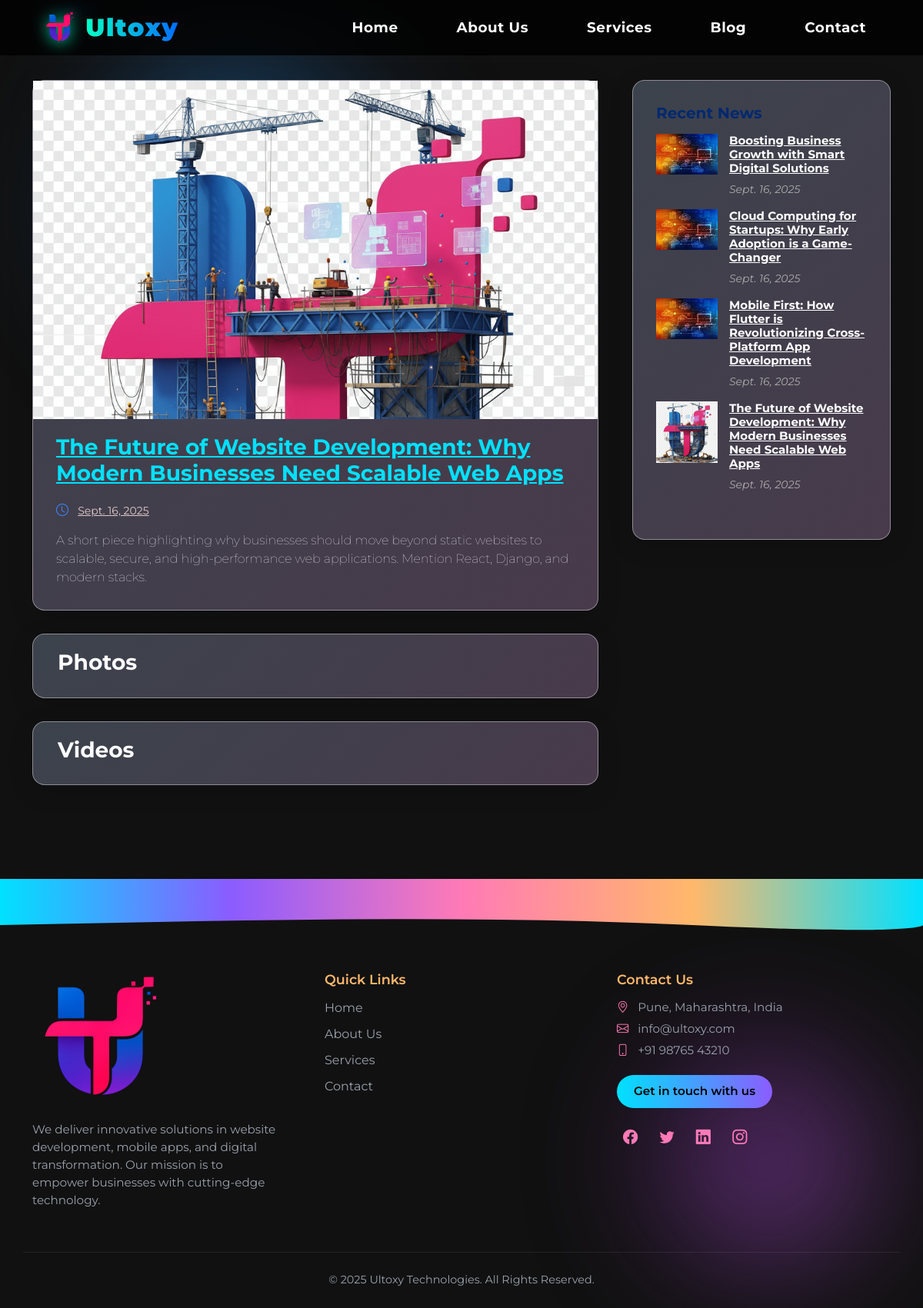
The app's page /blog_details/1 with its own data.
### AdminApp/models.py (models this page shows, shortened)
class BlogPost(models.Model):
    title = models.CharField(max_length=255)
    category = models.CharField(max_length=100)
    date = models.DateField()
    content = models.TextField()  # Will use Summernote for this field
    thumbnail = models.ImageField(upload_to='blog_thumbnails/')
    author_name = models.CharField(max_length=100)
    author_image = models.ImageField(upload_to='author_images/')
    is_active = models.BooleanField(default=True)

### WebApp/views.py (the view, shortened to what this page needs)
# urls.py: path('blog_details/<int:id>', blog_details, name='blog_details'),
def blog_details(request,id):
        latest_news = BlogPost.objects.select_related().order_by('-id')[:10]
        news_details = get_object_or_404(BlogPost, id=id)
        photos_videos = BlogPhotosVideos.objects.filter(blog=news_details)
        video_data=[]
        news_photos=BlogPhotosVideos.objects.filter(image__isnull=False,blog=news_details)
        return render(request, "blog_details.html", {"latest_news":latest_news,"news_details": news_details,"news_photos":news_photos,'video_data': video_data})

### WebApp/templates/blog_details.html (shortened to what this page needs)
{% extends 'website_base.html' %}
{% load static %}
{% block content %}
{% block headlinks %}
<link rel="stylesheet" href="https://cdn.jsdelivr.net/npm/uikit@3.20.8/dist/css/uikit.min.css" />
{% endblock headlinks %}
<main id="main">
    <section class="breadcrumbs">
      <div class="container">
        <ol>
          <li><a href="{% url "index" %}">Home</a></li>
          <li>News Details</li>
        </ol>
      </div>
    </section>
    <section id="blog" class="blog">
      <div class="container " data-aos="fade-up">
        <div class="row">
          <div class="col-lg-8 entries ">
            <article class="entry entry-single ">
              <div class="entry-img">
                <img src="{{news_details.thumbnail.url}}" alt="" loading="lazy" class="img-fluid" style="width: 100%; ">
              </div>
              <h2 class="entry-title">
                <a href="#"  style="color: rgb(0, 225, 255);">{{news_details.title}}</a>
              </h2>
              <div class="entry-meta">
                <div class="row">
                  <div> <i class="bi bi-clock"></i> <a href=""  style="color: rgb(224, 202, 202);"> {{news_details.date}}</a></a></div>
                </div>
              </div>
              <div class="entry-content">
                <span style="font-weight: 100;">
                  {{ news_details.content }}
                </span>
              </div>
            </article>
            <div class="blog-author d-flex align-items-center">
              <div class="container">
                <h3 style="color: white;"><b>Photos</b></h3>
              </div>
            </div>
            <div class="blog-author d-flex align-items-center">
              <div class="container">
                <h3 style="color: white;"><b>Videos</b></h3>
              </div>
            </div>
          </div>
          <div class="col-lg-4">
            <div class="sidebar">
              <h3 class="sidebar-title">Recent News</h3>
              <div class="sidebar-item recent-posts">
                {% for post in latest_news %}
                <div class="post-item clearfix">
                  {% if post.thumbnail %}
                  <img src="{{post.thumbnail.url}} " alt="" loading="lazy">
                  {% endif %}
                  <h4><a href="{% url "blog_details" post.id %}" style="color: white;">{{post.title}}</a></h4>
                  <time datetime="2020-01-01">{{post.date}}</time>
                </div>
                {% endfor %}
              </div>
            </div>
          </div>
        </div>
      </div>
    </section>
  </main>
{% endblock content %}

### static/css/templatemo-3d-coverflow.css (style rules this page uses)
* { margin: 0; padding: 0; box-sizing: border-box; }
html { scroll-behavior: smooth; }
body { font-family: -apple-system, BlinkMacSystemFont, 'Segoe UI', Roboto, Helvetica, Arial, sans-serif; overflow-x: hidden; position: relative; background: #000; }

### static/css/style.css (style rules this page uses)
:root { --overlay-bg: rgba(0,0,0,0.55); --company-accent: #00e0ff; --company-primary: #fff; --button-bg: #00e0ff; --button-color: #000; }
html, body { margin: 0; padding: 0; font-family: 'Montserrat', sans-serif; background: #111111; overflow-x: hidden; box-sizing: border-box; min-height: 100vh; position: relative; }
body::before, body::after { content: ''; position: fixed; z-index: 0; border-radius: 50%; filter: blur(80px); opacity: 0.5; pointer-events: none; animation-iteration-count: infinite; animation-timing-function: ease-in-out; }
body::before { width: 400px; height: 400px; background: radial-gradient(circle at 30% 30%, #2e99f7 0%, #0a2240 100%); left: 10vw; top: 10vh; animation-name: moveShape1; animation-duration: 12s; }
body::after { width: 300px; height: 300px; background: radial-gradient(circle at 70% 70%, #ae52d4 0%, #44175b 100%); right: 5vw; bottom: 10vh; animation-name: moveShape2; animation-duration: 14s; }
body > * { position: relative; z-index: 1; }
*, *::before, *::after { box-sizing: inherit; }
:root { --center-color: #fff; --btn-bg: #000; --btn-border: #f90058; --btn-shadow: 0 2px 16px 0 #ff007055; }
:root { --text-main: #eef2f6; --muted: #9aa1ad; --accent-a: #00e1ff; --accent-b: #8b5cff; --accent-c: #ff7ab6; --accent-d: #ffb86b; --accent-e: #0fff95; --card-bg: rgba(45, 45, 52, 0.75); --border-glow: rgba(255, 255, 255, 0.05); }
:root { --text-main: #eef2f6; --muted: #9aa1ad; --accent-a: #00e1ff; --accent-b: #8b5cff; --accent-c: #ff7ab6; --accent-d: #ffb86b; --border-glow: rgba(255, 255, 255, 0.05); }
:root { --text-main: #eef2f6; --muted: #9aa1ad; --accent-a: #00e1ff; --accent-b: #8b5cff; --accent-c: #ff7ab6; --accent-d: #ffb86b; --avatar-size-lg: 160px; --avatar-size-md: 130px; --avatar-size-sm: 110px; --ring-gap: 10px; }
:root { --highlight: #ffb86b; --bg-dark: #0f131c; --glass: rgba(30, 37, 50, 0.719); --glass-blur: blur(24px); --glass-border: rgba(255,255,255,0.15); }

### WebApp/templates/blog_details.html (style rules this page uses)
.blog { padding: 40px 0 20px 0; }
.blog .entry { padding: 30px; margin-bottom: 60px; background: linear-gradient( 135deg, rgba(190, 218, 255, 0.25), rgba(240, 185, 253, 0.25) ); box-shadow: 0 8px 32px rgba(0, 0, 0, 0.15); backdrop-filter: blur(12px); -webkit-backdrop-filter: blur(12px); border: 1px solid rgba(255, 255, 255, 0.4); border-radius: 16px; color: #fff; }
.blog .entry .entry-img { max-height: 440px; margin: -30px -30px 20px -30px; overflow: hidden; }
.blog .entry .entry-title { font-size: 28px; font-weight: bold; padding: 0; margin: 0 0 20px 0; }
.blog .entry .entry-title a { color: #012970; transition: 0.3s; }
.blog .entry .entry-meta { margin-bottom: 15px; color: #4084fd; }
.blog .entry .entry-meta i { font-size: 16px; margin-right: 8px; line-height: 0; }
.blog .entry .entry-meta a { color: #777777; font-size: 14px; display: inline-block; line-height: 1; }
.blog .entry-single { margin-bottom: 30px; }
.blog .blog-author { padding: 20px; margin-bottom: 30px; background: linear-gradient( 135deg, rgba(190, 218, 255, 0.25), rgba(240, 185, 253, 0.25) ); box-shadow: 0 8px 32px rgba(0, 0, 0, 0.15); backdrop-filter: blur(12px); -webkit-backdrop-filter: blur(12px); border: 1px solid rgba(255, 255, 255, 0.4); border-radius: 16px; color: #fff; }
.blog .sidebar { padding: 30px; margin: 0 0 60px 20px; box-shadow: 0 4px 16px rgba(0, 0, 0, 0.1); background: linear-gradient( 135deg, rgba(190, 218, 255, 0.25), rgba(240, 185, 253, 0.25) ); box-shadow: 0 8px 32px rgba(0, 0, 0, 0.15); backdrop-filter: blur(12px); -webkit-backdrop-filter: blur(12px); border: 1px solid rgba(255, 255, 255, 0.4); border-radius: 16px; color: #fff; }
.blog .sidebar .sidebar-title { font-size: 20px; font-weight: 700; padding: 0 0 0 0; margin: 0 0 15px 0; color: #012970; position: relative; }
.blog .sidebar .sidebar-item { margin-bottom: 30px; }
.blog .sidebar .recent-posts .post-item+.post-item { margin-top: 15px; }
.blog .sidebar .recent-posts img { width: 80px; float: left; }
.blog .sidebar .recent-posts h4 { font-size: 15px; margin-left: 95px; font-weight: bold; }
.blog .sidebar .recent-posts h4 a { color: #012970; transition: 0.3s; }
.blog .sidebar .recent-posts time { display: block; margin-left: 95px; font-style: italic; font-size: 14px; color: #aaaaaa; }

### records on screen
BlogPost: thumbnail (picture), title "The Future of Website Development: Why Modern Businesses Need Scalable Web Apps", date "Sept. 16, 2025", content "A short piece highlighting why businesses should move beyond static websites to scalable, secure, and high-performance web applications. Mention React, Django, and modern stacks."
BlogPost: thumbnail (picture), title "Boosting Business Growth with Smart Digital Solutions", date "Sept. 16, 2025"
BlogPost: thumbnail (picture), title "Cloud Computing for Startups: Why Early Adoption is a Game-Changer", date "Sept. 16, 2025"
BlogPost: thumbnail (picture), title "Mobile First: How Flutter is Revolutionizing Cross-Platform App Development", date "Sept. 16, 2025"
